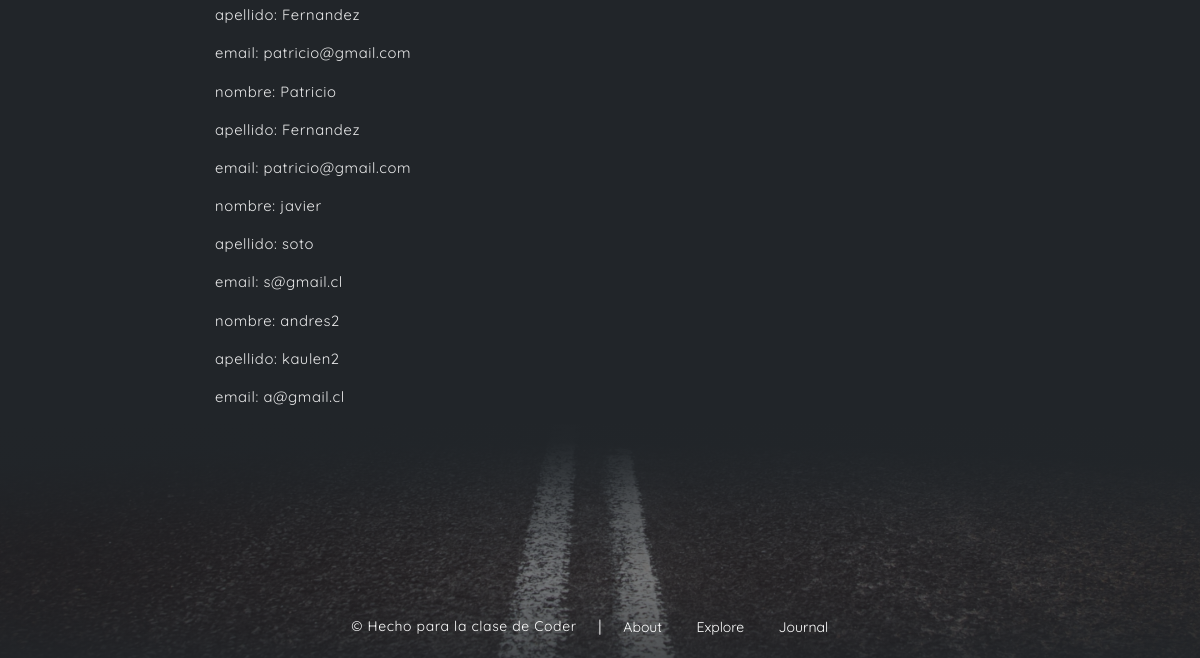
The app's page /usuarios/ (lower part), older data.
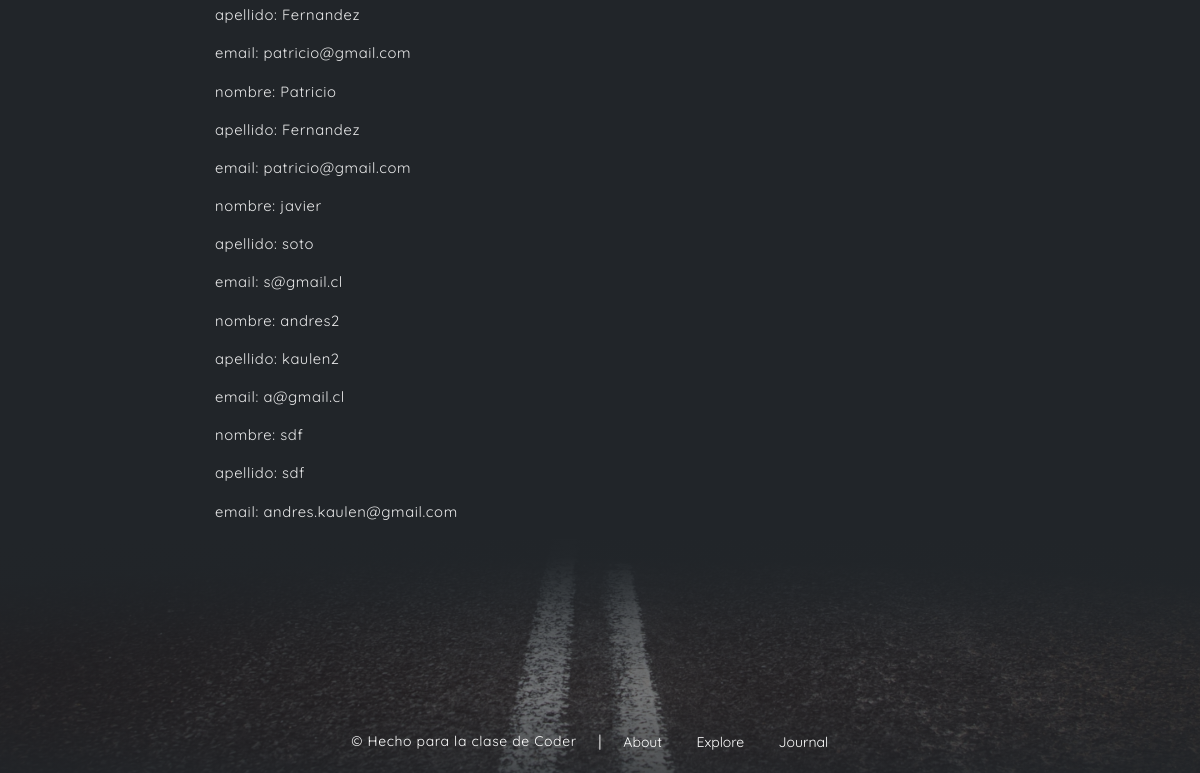
The same page, newer data.
### AppWeb/models.py (models this page shows, shortened)
class Usuario(models.Model):
    id = models.AutoField(primary_key=True)
    created = models.DateTimeField(auto_now_add=True)
    nombre = models.CharField(max_length=30)
    apellido = models.CharField(max_length=30)
    email = models.EmailField()

### AppWeb/views.py (the view, shortened to what this page needs)
# urls.py: path('usuarios/', usuarios, name="AppWebUsuarios"),
def usuarios(request):
    all_usuarios = Usuario.objects.all()
    context = {
        "usuarios": all_usuarios,
        "form": UsuarioForm(),
        "form_busqueda": BusquedaUsuarioForm(),
    }
    return render(request, "AppWeb/usuarios.html", context=context)

### templates/AppWeb/usuarios.html (shortened to what this page needs)
<html lang="en">
<head>
    {% load static %}
    <link rel="stylesheet" href="{% static 'AppWeb/assets/vendors/themify-icons/css/themify-icons.css' %}">
	<link rel="stylesheet" href="{% static 'AppWeb/assets/css/dorang.css' %}">
</head>
<body data-spy="scroll" data-target=".navbar" data-offset="40" id="home" class="dark-theme">
     <div>
        <div class="col-md-10 col-lg-8 m-auto">
            {% block contenido_cambia %}
                <br><hr>
                <br><hr>
                {% if usuarios %}
                    {% for usuario in usuarios %}
                        <P>nombre: {{ usuario.nombre }}</P>
                        <P>apellido: {{ usuario.apellido }}</P>
                        <P>email: {{ usuario.email }}</P>
                    {% endfor %}
                {% else %}
                    <h1>No hay usuarios en el momento</h1>
                {% endif %}
            {% endblock %}
        </div>
    </div>
    <div class="contact-section">
        <div class="overlay"></div>
            <footer class="footer">
                <p class="infos">&copy; Hecho para la clase de Coder</i> </a></p>
                <span>|</span>
                <div class="links">
                    <a href="#">About</a>
                    <a href="#">Explore</a>
                    <a href="#">Journal</a>
                </div>
            </footer>
        </div>
</body>
</html>

Row changes from the older to the newer data that the page shows:
added Usuario: nombre "sdf", apellido "sdf", email "andres.kaulen@gmail.com"
